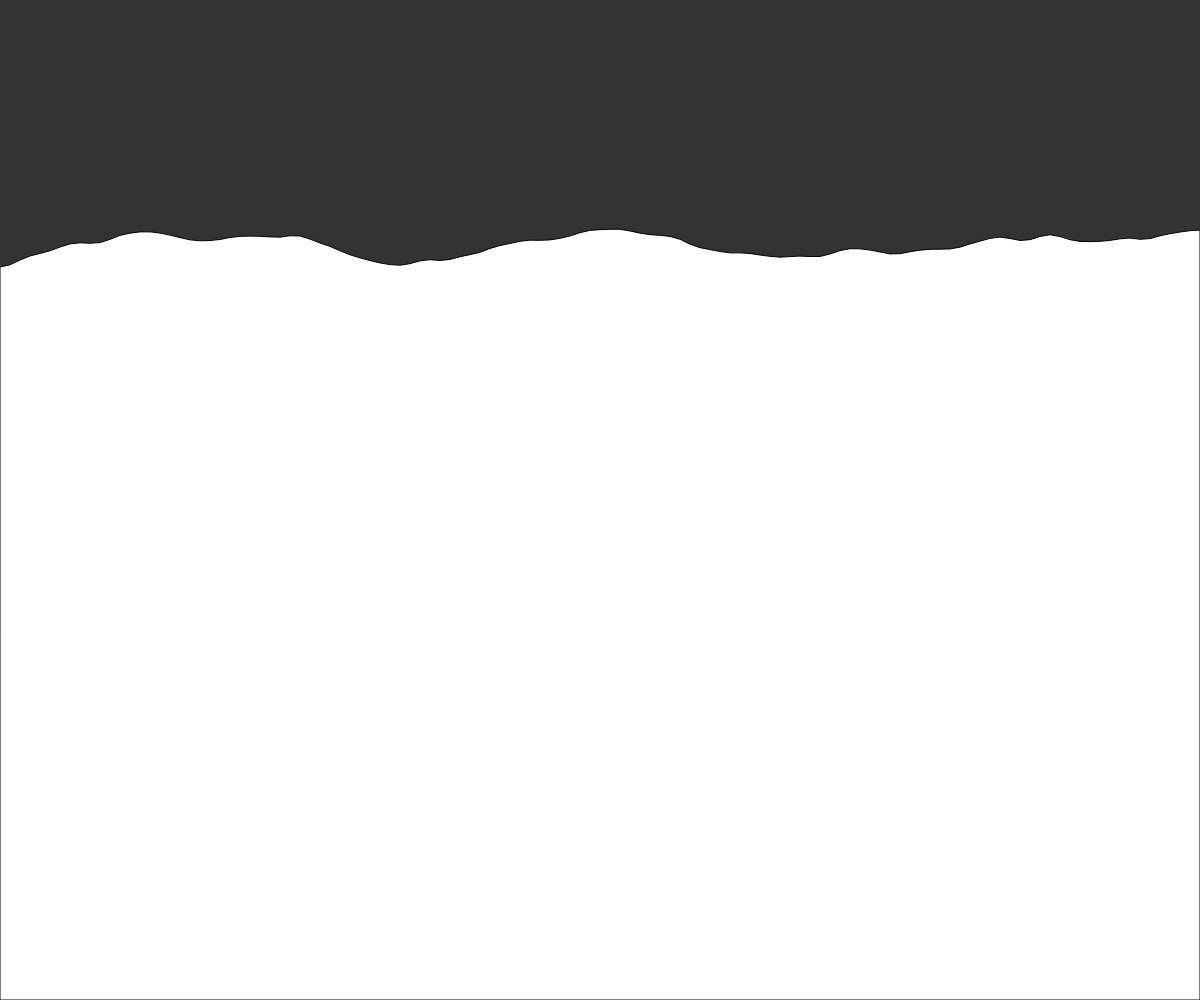
Frame 1 (no input)
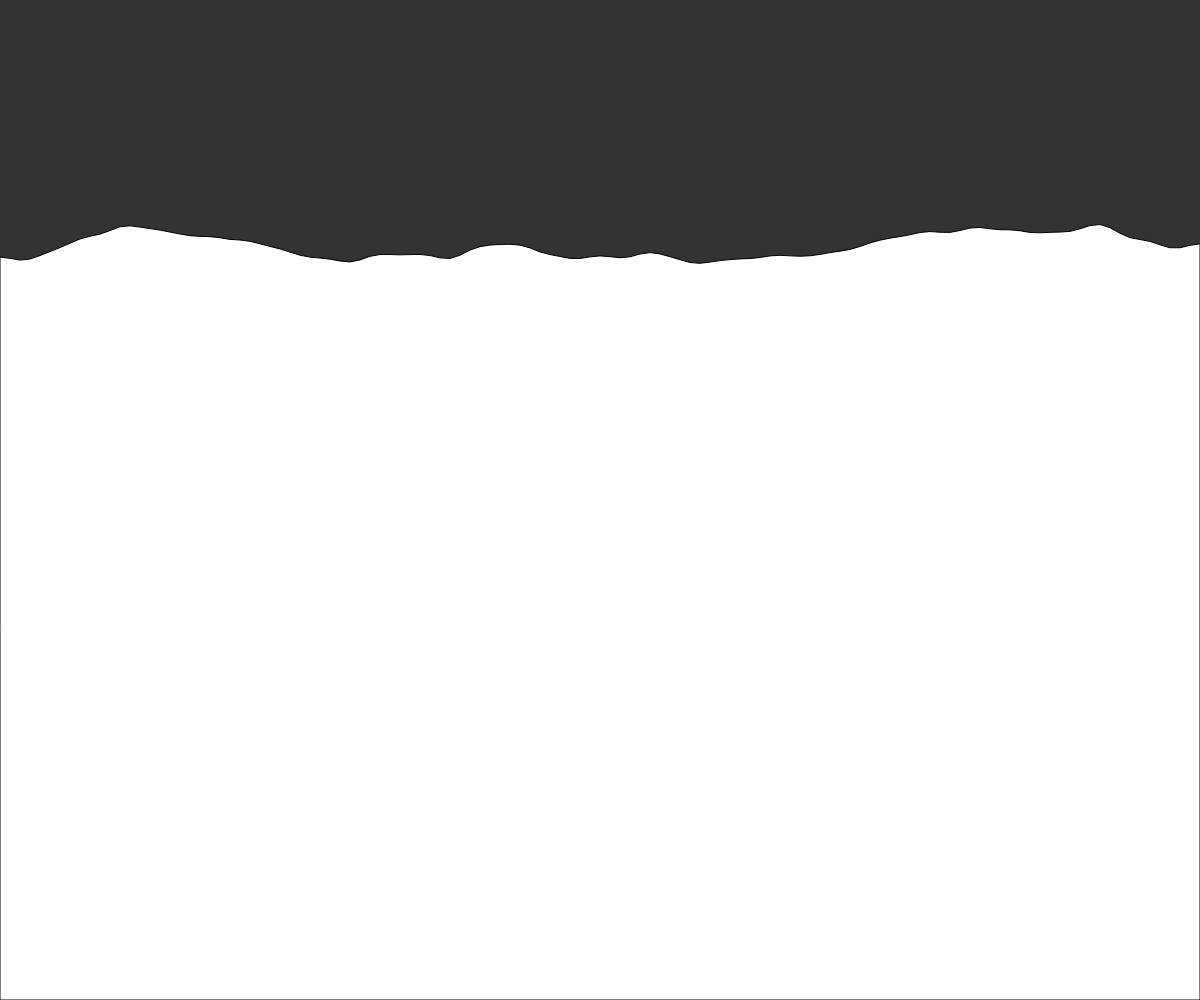
Frame 60 (no input)
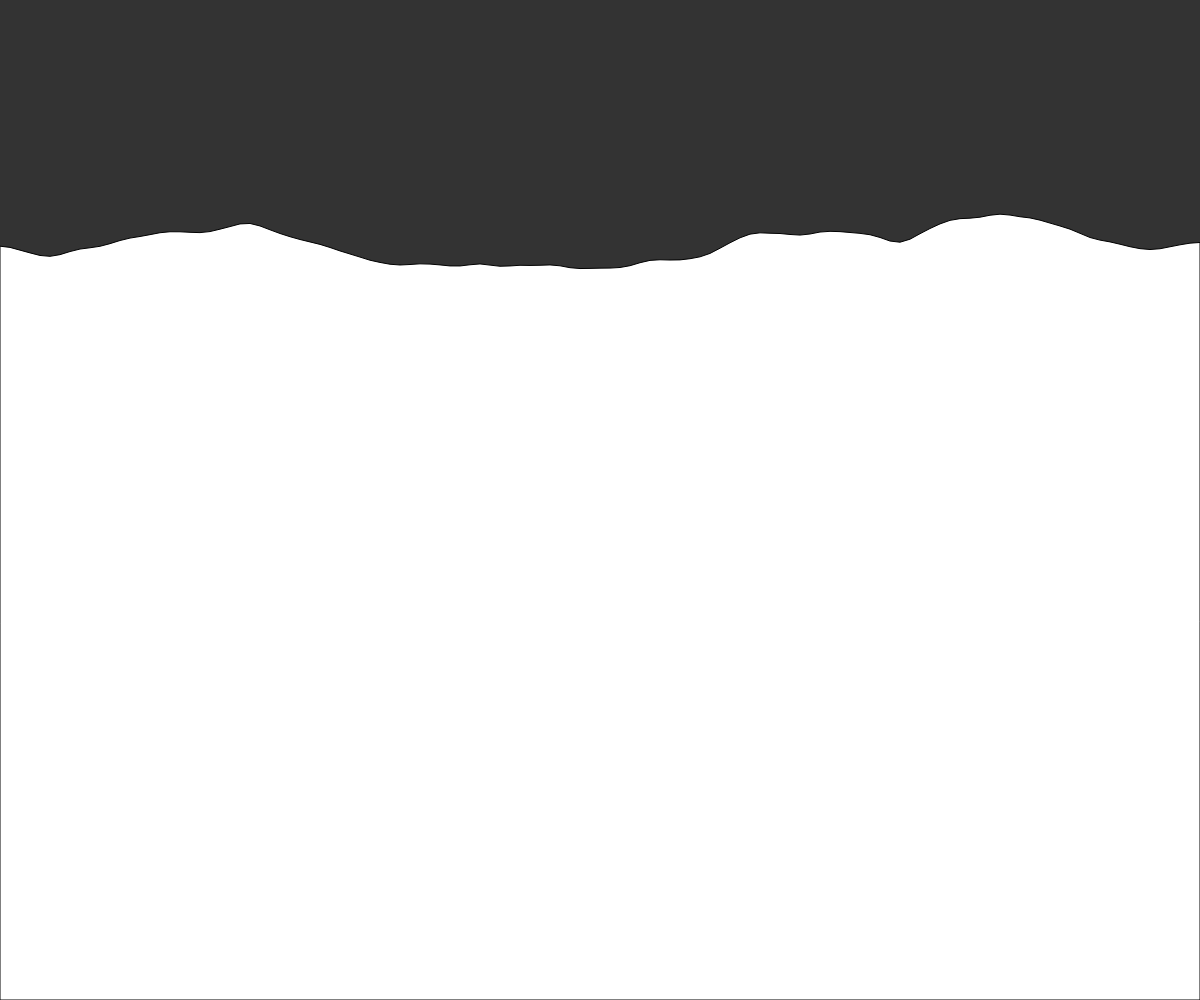
Frame 120 (the mouse pressed at the canvas centre since frame 60)

The p5.js sketch that drew these frames (run headless with seeded random() and noise() and a simulated clock; from frame 60 on, the mouse is pressed at the canvas centre):

// p5.js sketch
// ── sketch.js
let yoff = 0.0; // 2nd dimension of perlin noise

function setup() {
    createCanvas(windowWidth, windowHeight);
}

function draw() {
    background(51);

    fill(255);
    // We are going to draw a polygon out of the wave points
    beginShape();

    let xoff = 0; // Option #1: 2D Noise
    // let xoff = yoff; // Option #2: 1D Noise

    // Iterate over horizontal pixels
    for (let x = 0; x <= width; x += 10) {
        // Calculate a y value according to noise, map to

        // Option #1: 2D Noise
        let y = map(noise(xoff, yoff), 0, 1, 200, 300);

        // Option #2: 1D Noise
        // let y = map(noise(xoff), 0, 1, 200,300);

        // Set the vertex
        vertex(x, y);
        // Increment x dimension for noise
        xoff += 0.05;
    }
    // increment y dimension for noise
    yoff += 0.01;
    vertex(width, height);
    vertex(0, height);
    endShape(CLOSE);
}

// ── scales.js
// Adapted* from gleitz's gist on GitHub https://gist.github.com/gleitz/6845751
// * removed all 12-values from array (don't repeat octave)
var scales = {
    'natural major': [0,2,4,5,7,9,11],
    'ionian': [0,2,4,5,7,9,11],
    'major': [0,2,4,5,7,9,11],
    'chromatic': [0,1,2,3,4,5,6,7,8,9,10,11],
    'spanish 8 tone': [0,1,3,4,5,6,8,10],
    'flamenco': [0,1,3,4,5,7,8,10],
    'symmetrical': [0,1,3,4,6,7,9,10],
    'inverted diminished': [0,1,3,4,6,7,9,10],
    'diminished': [0,2,3,5,6,8,9,11],
    'whole tone': [0,2,4,6,8,10],
    'augmented': [0,3,4,7,8,11],
    '3 semitone': [0,3,6,9],
    '4 semitone': [0,4,8],
    'locrian ultra': [0,1,3,4,6,8,9],
    'locrian super': [0,1,3,4,6,8,10],
    'indian': [0,1,3,4,7,8,10],
    'locrian': [0,1,3,5,6,8,10],
    'phrygian': [0,1,3,5,7,8,10],
    'neapolitan minor': [0,1,3,5,7,8,11],
    'javanese': [0,1,3,5,7,9,10],
    'neapolitan major': [0,1,3,5,7,9,11],
    'todi': [0,1,3,6,7,8,11],
    'persian': [0,1,4,5,6,8,11],
    'oriental': [0,1,4,5,6,9,10],
    'phrygian major': [0,1,4,5,7,8,10],
    'spanish': [0,1,4,5,7,8,10],
    'jewish': [0,1,4,5,7,8,10],
    'double harmonic': [0,1,4,5,7,8,11],
    'gypsy': [0,1,4,5,7,8,11],
    'byzantine': [0,1,4,5,7,8,11],
    'chahargah': [0,1,4,5,7,8,11],
    'marva': [0,1,4,6,7,9,11],
    'enigmatic': [0,1,4,6,8,10,11],
    'locrian natural': [0,2,3,5,6,8,10],
    'natural minor': [0,2,3,5,7,8,10],
    'minor': [0,2,3,5,7,8,10],
    'melodic minor': [0,2,3,5,7,9,11],
    'aeolian': [0,2,3,5,7,8,10],
    'algerian 2': [0,2,3,5,7,8,10],
    'hungarian minor': [0,2,3,6,7,8,11],
    'algerian': [0,2,3,6,7,8,11],
    'algerian 1': [0,2,3,6,7,8,11],
    'harmonic minor': [0,2,3,5,7,8,11],
    'mohammedan': [0,2,3,5,7,8,11],
    'dorian': [0,2,3,5,7,9,10],
    'hungarian gypsy': [0,2,3,6,7,8,11],
    'romanian': [0,2,3,6,7,9,10],
    'locrian major': [0,2,4,5,6,8,10],
    'arabian': [0,1,4,5,7,8,11],
    'hindu': [0,2,4,5,7,8,10],
    'ethiopian': [0,2,4,5,7,8,11],
    'mixolydian': [0,2,4,5,7,9,10],
    'mixolydian augmented': [0,2,4,5,8,9,10],
    'harmonic major': [0,2,4,5,8,9,11],
    'lydian minor': [0,2,4,6,7,8,10],
    'lydian dominant': [0,2,4,6,7,9,10],
    'overtone': [0,2,4,6,7,9,10],
    'lydian': [0,2,4,6,7,9,11],
    'lydian augmented': [0,2,4,6,8,9,10],
    'leading whole tone': [0,2,4,6,8,10,11],
    'blues': [0,3,5,6,7,10],
    'hungarian major': [0,3,4,6,7,9,10],
    'pb': [0,1,3,6,8],
    'balinese': [0,1,3,7,8],
    'pe': [0,1,3,7,8],
    'pelog': [0,1,3,7,10],
    'iwato': [0,1,5,6,10],
    'japanese': [0,1,5,7,8],
    'kumoi': [0,1,5,7,8],
    'hirajoshi': [0,2,3,7,8],
    'pa': [0,2,3,7,8],
    'pd': [0,2,3,7,9],
    'pentatonic major': [0,2,4,7,9],
    'chinese': [0,2,4,7,9],
    'chinese 1': [0,2,4,7,9],
    'mongolian': [0,2,4,7,9],
    'pfcg': [0,2,4,7,9],
    'egyptian': [0,2,3,6,7,8,11],
    'pentatonic minor': [0,3,5,7,10],
    'chinese 2': [0,4,6,7,11],
    'altered': [0,1,3,4,6,8,10],
    'bebop dominant': [0,2,4,5,7,9,10,11],
    'bebop dominant flatnine': [0,1,4,5,7,9,10,11],
    'bebop major': [0,2,4,5,7,8,9,11],
    'bebop minor': [0,2,3,5,7,8,9,10],
    'bebop tonic minor': [0,2,3,5,7,8,9,11]};
